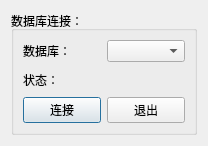
<?xml version="1.0" encoding="UTF-8"?>
<ui version="4.0">
 <class>DbConnect</class>
 <widget class="QDialog" name="DbConnect">
  <property name="geometry">
   <rect>
    <x>0</x>
    <y>0</y>
    <width>208</width>
    <height>146</height>
   </rect>
  </property>
  <property name="minimumSize">
   <size>
    <width>206</width>
    <height>146</height>
   </size>
  </property>
  <property name="maximumSize">
   <size>
    <width>208</width>
    <height>146</height>
   </size>
  </property>
  <property name="windowTitle">
   <string>数据库连接</string>
  </property>
  <layout class="QVBoxLayout" name="verticalLayout_2">
   <item>
    <widget class="QGroupBox" name="groupBox">
     <property name="title">
      <string>数据库连接：</string>
     </property>
     <layout class="QVBoxLayout" name="verticalLayout">
      <item>
       <layout class="QHBoxLayout" name="horizontalLayout">
        <item>
         <widget class="QLabel" name="label">
          <property name="text">
           <string>数据库：</string>
          </property>
         </widget>
        </item>
        <item>
         <widget class="QComboBox" name="dbComboBox"/>
        </item>
       </layout>
      </item>
      <item>
       <widget class="QLabel" name="status_Label">
        <property name="text">
         <string>状态：</string>
        </property>
       </widget>
      </item>
      <item>
       <layout class="QHBoxLayout" name="horizontalLayout_2">
        <item>
         <spacer name="horizontalSpacer">
          <property name="orientation">
           <enum>Qt::Horizontal</enum>
          </property>
          <property name="sizeHint" stdset="0">
           <size>
            <width>40</width>
            <height>20</height>
           </size>
          </property>
         </spacer>
        </item>
        <item>
         <widget class="QPushButton" name="submit">
          <property name="text">
           <string>连接</string>
          </property>
         </widget>
        </item>
        <item>
         <widget class="QPushButton" name="cancel">
          <property name="text">
           <string>退出</string>
          </property>
         </widget>
        </item>
        <item>
         <spacer name="horizontalSpacer_2">
          <property name="orientation">
           <enum>Qt::Horizontal</enum>
          </property>
          <property name="sizeHint" stdset="0">
           <size>
            <width>40</width>
            <height>20</height>
           </size>
          </property>
         </spacer>
        </item>
       </layout>
      </item>
     </layout>
    </widget>
   </item>
  </layout>
 </widget>
 <resources/>
 <connections/>
</ui>
